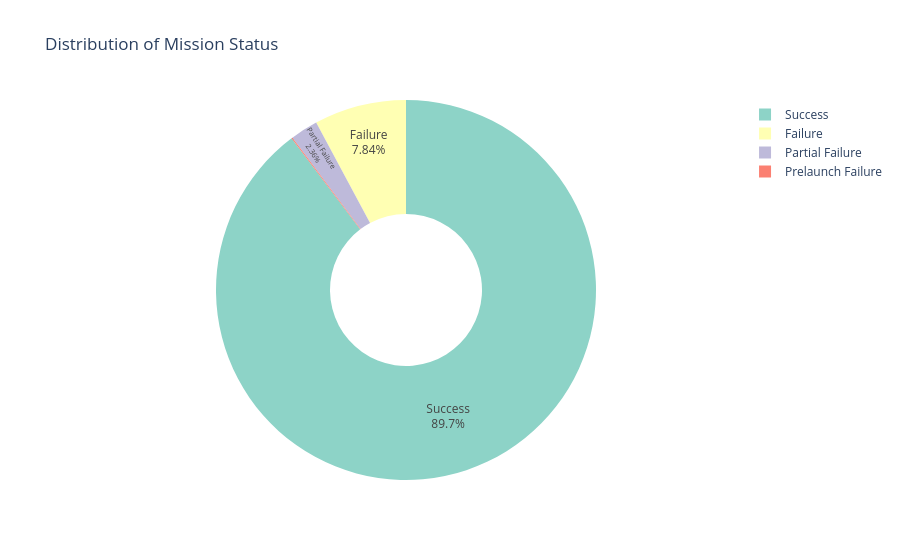

Notebook code cell kept with this figure:
### Code cell
import plotly.express as px

fig = px.pie(
    mission_status,
    names="Mission Status",
    values="Count",
    title="Distribution of Mission Status",
    hole=0.4,
    color_discrete_sequence=px.colors.qualitative.Set3
)

fig.update_traces(
    textposition="inside",
    textinfo="percent+label"
)

fig.show()

### Figure 1 — Plotly figure (JSON) as saved in the notebook; plotly's stock layout.template omitted (floating-point values rounded to 4 significant figures)
{"data": [{"domain": {"x": [0, 1], "y": [0, 1]}, "hole": 0.4, "hovertemplate": "Mission Status=%{label}<br>Count=%{value}<extra></extra>", "labels": ["Success", "Failure", "Partial Failure", "Prelaunch Failure"], "legendgroup": "", "name": "", "showlegend": true, "textinfo": "percent+label", "textposition": "inside", "type": "pie", "values": [3879, 339, 102, 4]}], "layout": {"autosize": true, "legend": {"tracegroupgap": 0}, "piecolorway": ["rgb(141,211,199)", "rgb(255,255,179)", "rgb(190,186,218)", "rgb(251,128,114)", "rgb(128,177,211)", "rgb(253,180,98)", "rgb(179,222,105)", "rgb(252,205,229)", "rgb(217,217,217)", "rgb(188,128,189)", "rgb(204,235,197)", "rgb(255,237,111)"], "title": {"text": "Distribution of Mission Status"}}}
